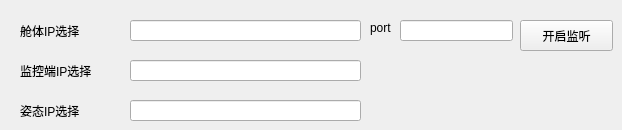
      <widget class="QWidget" name="stackedWidgetPage1">
       <widget class="QLabel" name="label">
        <property name="geometry">
         <rect>
          <x>20</x>
          <y>20</y>
          <width>131</width>
          <height>21</height>
         </rect>
        </property>
        <property name="text">
         <string>舱体IP选择</string>
        </property>
       </widget>
       <widget class="QLabel" name="label_2">
        <property name="geometry">
         <rect>
          <x>20</x>
          <y>60</y>
          <width>91</width>
          <height>21</height>
         </rect>
        </property>
        <property name="text">
         <string>监控端IP选择</string>
        </property>
       </widget>
       <widget class="QLineEdit" name="IP">
        <property name="geometry">
         <rect>
          <x>130</x>
          <y>20</y>
          <width>231</width>
          <height>21</height>
         </rect>
        </property>
       </widget>
       <widget class="QLineEdit" name="lineEdit_2">
        <property name="geometry">
         <rect>
          <x>130</x>
          <y>60</y>
          <width>231</width>
          <height>21</height>
         </rect>
        </property>
       </widget>
       <widget class="QLabel" name="label_3">
        <property name="geometry">
         <rect>
          <x>20</x>
          <y>100</y>
          <width>131</width>
          <height>21</height>
         </rect>
        </property>
        <property name="text">
         <string>姿态IP选择</string>
        </property>
       </widget>
       <widget class="QLineEdit" name="lineEdit_3">
        <property name="geometry">
         <rect>
          <x>130</x>
          <y>100</y>
          <width>231</width>
          <height>21</height>
         </rect>
        </property>
       </widget>
       <widget class="QPushButton" name="IPconnect">
        <property name="geometry">
         <rect>
          <x>520</x>
          <y>20</y>
          <width>93</width>
          <height>31</height>
         </rect>
        </property>
        <property name="text">
         <string>开启监听</string>
        </property>
       </widget>
       <widget class="QLineEdit" name="port">
        <property name="geometry">
         <rect>
          <x>400</x>
          <y>20</y>
          <width>113</width>
          <height>21</height>
         </rect>
        </property>
       </widget>
       <widget class="QLabel" name="label_48">
        <property name="geometry">
         <rect>
          <x>370</x>
          <y>20</y>
          <width>31</width>
          <height>16</height>
         </rect>
        </property>
        <property name="text">
         <string>port</string>
        </property>
       </widget>
      </widget>
